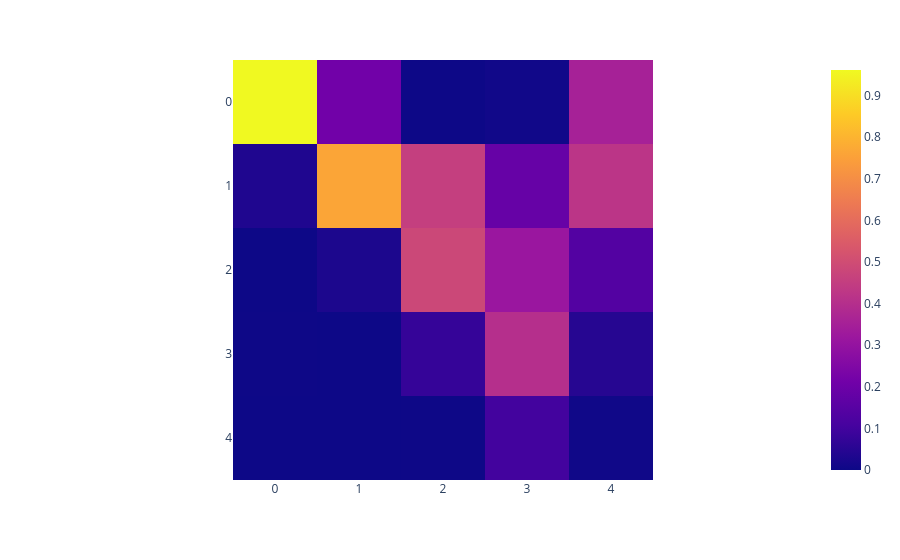

Here is the notebook cell this chart was saved with:
### Code cell
MAC = np.zeros((Phi_id.shape[1], Phi_id.shape[1]))   # Initialize MAC matrix
for i in range(Phi_id.shape[1]):                     # Index over computed modes (larger)
    for j in range(Phi_id.shape[1]):                     # Index over identified modes
        numerator = np.abs(np.conj(Phi_m[:, i]) @ Phi_id[:, j])**2
        denominator = (np.conj(Phi_m[:, i]) @ Phi_m[:, i]) * (np.conj(Phi_id[:, j]) @ Phi_id[:, j])
        MAC[i, j] = numerator / denominator

# Plot the MAC matrix: Check if the off-diagonal elements are close to zero
fig = px.imshow(MAC)
fig.show()

### Figure 1 — Plotly figure (JSON) as saved in the notebook; plotly's stock layout.template omitted (floating-point values rounded to 4 significant figures)
{"data": [{"coloraxis": "coloraxis", "hovertemplate": "x: %{x}<br>y: %{y}<br>color: %{z}<extra></extra>", "name": "0", "type": "heatmap", "xaxis": "x", "yaxis": "y", "z": [[0.9612, 0.21, 0.0001073, 0.008264, 0.3523], [0.03349, 0.7624, 0.453, 0.1852, 0.4222], [0.0001723, 0.02813, 0.4844, 0.3147, 0.1372], [0.001167, 0.0003685, 0.07511, 0.4009, 0.04663], [8.397e-07, 0.0006163, 0.000953, 0.1012, 0.005887]]}], "layout": {"coloraxis": {"colorscale": [[0, "#0d0887"], [0.1111, "#46039f"], [0.2222, "#7201a8"], [0.3333, "#9c179e"], [0.4444, "#bd3786"], [0.5556, "#d8576b"], [0.6667, "#ed7953"], [0.7778, "#fb9f3a"], [0.8889, "#fdca26"], [1, "#f0f921"]]}, "margin": {"t": 60}, "xaxis": {"anchor": "y", "constrain": "domain", "domain": [0, 1], "scaleanchor": "y"}, "yaxis": {"anchor": "x", "autorange": "reversed", "constrain": "domain", "domain": [0, 1]}}}
